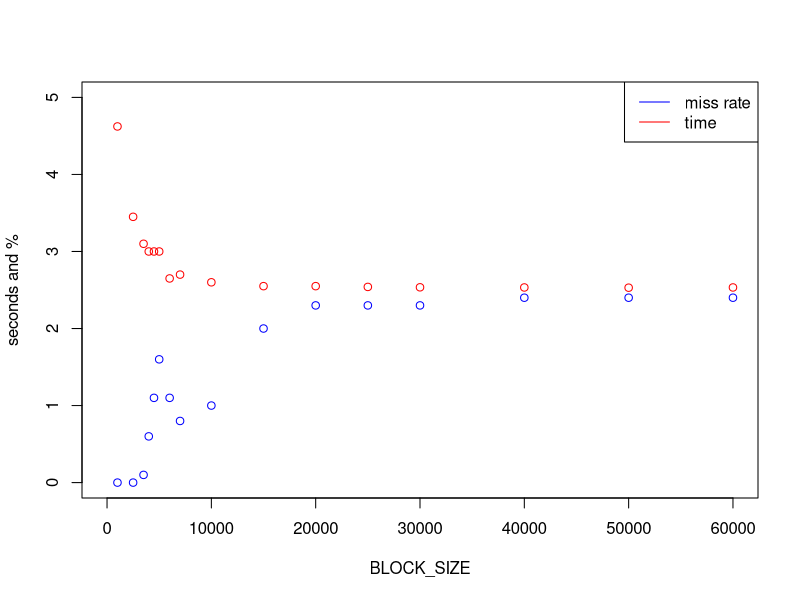

Source code (R):

BLOCK_SIZE = c(1000, 2500, 3500, 4000, 4500, 5000, 6000, 7000, 75000, 10000, 15000, 20000, 25000, 30000, 40000, 50000, 60000)
miss_rate = c(0, 0, 0.1, 0.6, 1.1, 1.6, 1.1, 0.8, 0.8, 1.0, 2.0, 2.3, 2.3, 2.3, 2.4, 2.4, 2.4)
time = c(4.623, 3.45, 3.1, 3, 3, 3, 2.65, 2.7, 2.63, 2.6, 2.55, 2.55, 2.54, 2.535, 2.533, 2.53, 2.533)

plot(BLOCK_SIZE, miss_rate, type="p", col="blue", ylim = c(0,5), xlim = c(0,60000), ylab="seconds and %")
lines(BLOCK_SIZE, time, type="p", col="red")
legend("topright", legend=c("miss rate", "time"), col=c("blue", "red"), lw=c(1,1))



##Vi ser att när block_size <= 2500 får allt plats i cachen och miss raten är 0%
## detta är för att (32*1024-4*3645)/6 = 3031. Men med en sån liten block size kommer vi behöva göra betydligt 
## fler inläsningar och forka joina flera gånger som har en overhead. Därför kommer tiden var stor.
## Notera att cache line 64 bytes och vi använder shorts som är 2 bytes så om vi bara har våra arrayer
## så att elementen ligger efter varandra i minnet kommer vi aldrig över 1/32 = 3% miss rate 
## (i verkligheten verkar det faktiskt vara 2.4%). Så när vi har denna som miss rate utnyttjar vi inte blocking 
## överhuvudtaget. När block_size större än vad som ryms i cachen kommer vi fortfarande kunna cache en del
## tex block size 10000 så 1% miss rate. Detta är för att den inte är fully associative och kommer kunna
## komma ihåg en del "gammal" data. Nu utnyttjar vi block iteration lite i alla fall. För block size >= 15000
## kommer miss raten vara 2.4% och vi utnyttjar inte blocking alls och tiden kommer inte öka med block size längre.

## Anledningen till att vi har en peak kring block size = 5000 kan vara att vi flera gång läser
## cache lines från samma mängd och kommer då inte fylla upp cachen







#läs in allting och sen kolla cachen ta inte heller med parsing och kolla bara beräkna mellan blocken
#jämför tid med blocksize och cache miss rate. Förklara!!
#chunk size på static? borde välja tex block_size/n_threads för annars står någon och väntar i slutet
# varför inte bara ta dynamic då?? hålla koll på grejjer....
#prata lite om falshe sharing och vad som händer om ta dynamic istället för static när parsear.
#Räkna L1-cachen och hitta optimal block_size. Vad händer om tar riktigt små block_size tex 50,100,150?
#kolla när varierar med start --> slut och sedan slut-->start.
#gör något med perf????
